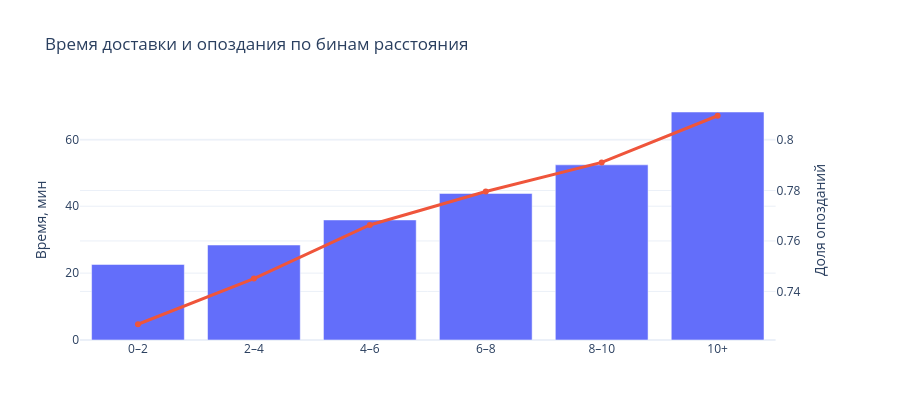

The notebook cell this image was saved under:
### Markdown cell above
## Часть 4. Ключевые драйверы времени доставки
### 4.1 Расстояние: бины, среднее/медиана, доля опозданий

### Code cell
segd = d.groupby('dist_bin', observed=True).agg(
    n=('delay', 'size'), mean=('actual_delivery_time_minutes', 'mean'),
    median=('actual_delivery_time_minutes', 'median'),
    late_rate=('delay', lambda s: (s > 0).mean()))
print(segd.round(2).to_string())

fig = make_subplots(specs=[[{'secondary_y': True}]])
fig.add_bar(x=segd.index.astype(str), y=segd['mean'], name='среднее время, мин', marker_color='#636EFA')
fig.add_scatter(x=segd.index.astype(str), y=segd['late_rate'], name='доля опозданий',
                mode='lines+markers', secondary_y=True, line=dict(color='#EF553B', width=3))
fig.update_yaxes(title_text='Время, мин', secondary_y=False)
fig.update_yaxes(title_text='Доля опозданий', secondary_y=True)
fig.update_layout(height=420, title='Время доставки и опоздания по бинам расстояния',
                  template='plotly_white', showlegend=False)
fig.show()

### Figure 1 — Plotly figure (JSON) as saved in the notebook; plotly's stock layout.template omitted (floating-point values rounded to 4 significant figures)
{"data": [{"marker": {"color": "#636EFA"}, "name": "среднее время, мин", "type": "bar", "x": ["0–2", "2–4", "4–6", "6–8", "8–10", "10+"], "y": [22.59, 28.41, 35.9, 43.83, 52.38, 68.18]}, {"line": {"color": "#EF553B", "width": 3}, "mode": "lines+markers", "name": "доля опозданий", "type": "scatter", "x": ["0–2", "2–4", "4–6", "6–8", "8–10", "10+"], "xaxis": "x", "y": [0.727, 0.7451, 0.7663, 0.7796, 0.7912, 0.8096], "yaxis": "y2"}], "layout": {"height": 420, "showlegend": false, "title": {"text": "Время доставки и опоздания по бинам расстояния"}, "xaxis": {"anchor": "y", "domain": [0, 0.94]}, "yaxis": {"anchor": "x", "domain": [0, 1], "title": {"text": "Время, мин"}}, "yaxis2": {"anchor": "x", "overlaying": "y", "side": "right", "title": {"text": "Доля опозданий"}}}}
